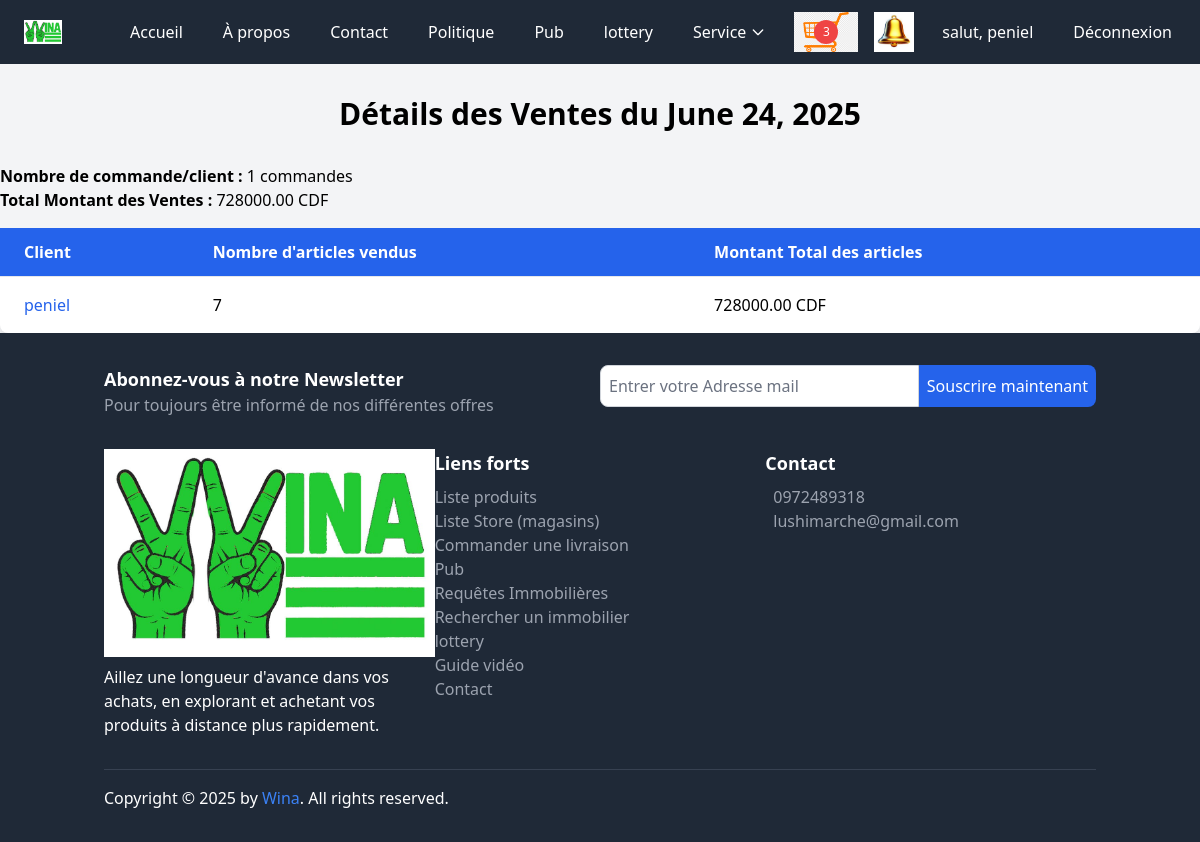
Screenshot of /store/bormoko/orders/2025-06-24/ (signed in) with the database file from the repository.
### core/models.py (models this page shows, shortened)
class Cart(models.Model):
    user = models.ForeignKey(settings.AUTH_USER_MODEL, on_delete=models.CASCADE, related_name='carts')
    country = models.ForeignKey(Country, on_delete=models.CASCADE, related_name='carts')
    created_at = models.DateTimeField(auto_now_add=True)
    is_ordered = models.BooleanField(default=False)
    is_active = models.BooleanField(default=True)
    def get_item_count(self):
        return sum(item.quantity for item in self.items.all())

class CartItem(models.Model):
    cart = models.ForeignKey(Cart, on_delete=models.CASCADE, related_name='items')
    product = models.ForeignKey(Product, on_delete=models.CASCADE)
    quantity = models.PositiveIntegerField(default=1)  # Définir un valeur par défaut de 1

class CustomUser(AbstractUser):
    email = models.EmailField(unique=True)
    profile_pic = models.ImageField(upload_to="p_img", blank=True, null=True)
    address = models.CharField(max_length=50, blank=True, null=True)
    phone = models.CharField(max_length=11, blank=True, null=True)
    commune = models.CharField(max_length=50, blank=True, null=True)
    city = models.ForeignKey(City, on_delete=models.SET_NULL, null=True, blank=True)
    country = models.ForeignKey(Country, on_delete=models.SET_NULL, null=True, blank=True)
    interests = models.TextField(blank=True, null=True)
    USERNAME_FIELD = 'email'
    REQUIRED_FIELDS = ['username']

class Store(models.Model):
    owner = models.ForeignKey(
        settings.AUTH_USER_MODEL,
        on_delete=models.CASCADE,
        related_name="stores"
    )
    name = models.CharField(max_length=255)
    slug = models.SlugField(blank=True, null=True, unique=True)
    description = models.TextField()
    adresse = models.TextField()
    thumbnail = models.ImageField(
        upload_to="img",
        null=True,
        blank=True,
        verbose_name="Image du Store"
    )
    created_at = models.DateTimeField(auto_now_add=True)
    updated_at = models.DateTimeField(auto_now=True)
    typestore = models.ForeignKey(
        Typestore,
        on_delete=models.SET_NULL,
        null=True,
        blank=True
    )
    typebusiness = models.ForeignKey(
        'TypeBusiness',
        on_delete=models.SET_NULL,
        null=True,
        blank=True,
        related_name='stores'
    )
    country = models.ForeignKey(
        Country,
        on_delete=models.SET_NULL,
        null=True,
        blank=True,
        related_name="stores"
    )
    city = models.ForeignKey(
        City,
        on_delete=models.SET_NULL,
        null=True,
        blank=True,
        related_name="stores"
    )
    apply_commission = models.BooleanField(default=True)
    favoritestore = models.BooleanField(default=False)
    is_active = models.BooleanField(default=False)
    latitude = models.DecimalField(max_digits=9, decimal_places=6, null=True, blank=True)
    longitude = models.DecimalField(max_digits=9, decimal_places=6, null=True, blank=True)
    from django.utils.text import slugify

class Country(models.Model):
    name = models.CharField(max_length=100, unique=True)
    flag = models.ImageField(upload_to='flags/')

class DeviseCountry(models.Model):
    country = models.OneToOneField("Country", on_delete=models.CASCADE, related_name="devise_info")
    devise = models.CharField(max_length=10)  # Exemple: 'USD', 'CDF', 'EUR'

### base/views.py (the view)
# urls.py: path('store/<slug:slug>/orders/<str:order_date>/', views.orders_by_date_detail, name='orders_by_date_detail'),
@login_required
def orders_by_date_detail(request, slug, order_date):
    store = get_object_or_404(Store, slug=slug, owner=request.user)
    order_date = datetime.strptime(order_date, "%Y-%m-%d").date()
    order_items = OrderItem.objects.filter(
        product__store=store,  # Filtrer les OrderItems par le store du produit
        order__created_at__date=order_date,  # Filtrer par la date de création de la commande
        order__activated=True  # S'assurer que la commande est activée
    ).select_related('order', 'product')  # Sélectionner les objets associés pour optimisation
    orders_data = []
    total_orders = 0  # Total des commandes
    total_amount = 0  # Total montant des ventes global
    client_data = {}
    for order_item in order_items:
        client_name = order_item.order.user.username  # Nom du client
        total_items_in_order = order_item.quantity  # Nombre d'articles pour cet item de commande
        total_order_amount = order_item.price_at_time_of_order * order_item.quantity  # Montant pour cet item de commande
        if client_name not in client_data:
            client_data[client_name] = {
                'total_items': 0,  # Nombre total d'articles pour ce client
                'total_amount': 0  # Montant total pour ce client
            }
        client_data[client_name]['total_items'] += total_items_in_order
        client_data[client_name]['total_amount'] += total_order_amount
    for client_name, data in client_data.items():
        orders_data.append({
            'client_name': client_name,
            'total_items_in_order': data['total_items'],
            'total_order_amount': data['total_amount'],
        })
    total_orders = len(orders_data)  # Total des commandes
    total_amount = sum([data['total_order_amount'] for data in orders_data])  # Total montant des ventes
    paginator = Paginator(orders_data, 6)  # 5 commandes par page
    page = request.GET.get('page')
    try:
        orders_data_page = paginator.page(page)
    except PageNotAnInteger:
        orders_data_page = paginator.page(1)
    except EmptyPage:
        orders_data_page = paginator.page(paginator.num_pages)
    context = {
        'store': store,
        'orders_data': orders_data_page,
        'total_orders': total_orders,
        'total_amount': total_amount,
        'order_date': order_date,  # Ajouter la date pour l'afficher dans le template
    }
    return render(request, 'base/orders_by_date_detail.html', context)

### core/context_processors.py (called while the page is built)
def cart(request):
    if request.user.is_authenticated:
        cart = get_or_create_cart(request.user)
    else:
        cart = None
    return {'cart': cart}

def unread_notifications_count(request):
    if request.user.is_authenticated:
        hidden_ids = UserNotificationHide.objects.filter(user=request.user).values_list('notification_id', flat=True)
        count = Notification.objects.filter(user=request.user, is_read=False).exclude(id__in=hidden_ids).count()
        return {'unread_notifications_count': count}
    return {}

### core/utils.py (called while the page is built)
def get_or_create_cart(user):
    cart, created = Cart.objects.get_or_create(user=user, is_active=True)
    return cart

### base/templates/base/orders_by_date_detail.html (shortened to what this page needs)
{% extends "base.html" %}
{% block content %}
    <h2 class="text-3xl font-bold text-center mt-8 mb-8">Détails des Ventes du {{ order_date }}</h2>
    <div class="mb-4">
        <p><strong>Nombre de commande/client :</strong> {{ total_orders }} commandes</p>
        <p><strong>Total Montant des Ventes :</strong> {{ total_amount|floatformat:2 }} {{ store.country.devise_info.devise }}</p>
    </div>
    {% if orders_data %}
    <div class="overflow-x-auto">
        <table class="min-w-full table-auto bg-white shadow-lg rounded-lg">
            <thead class="bg-blue-600 text-white">
                <tr>
                    <th class="px-6 py-3 text-left">Client</th>
                    <th class="px-6 py-3 text-left">Nombre d'articles vendus</th>
                    <th class="px-6 py-3 text-left">Montant Total des articles</th>
                </tr>
            </thead>
            <tbody>
                {% for data in orders_data %}
                <tr class="border-t">
                    <td class="px-6 py-4">
                        <a href="{% url 'orders_by_date_detail_detail' store.slug order_date data.client_name %}" class="text-blue-600 hover:text-blue-800">
                            {{ data.client_name }}
                        </a>
                    </td>
                    <td class="px-6 py-4">{{ data.total_items_in_order }}</td>
                    <td class="px-6 py-4">{{ data.total_order_amount|floatformat:2 }} {{ store.country.devise_info.devise }}</td>
                </tr>
                {% endfor %}
            </tbody>
        </table>
    </div>
    {% else %}
        <p class="text-center text-lg text-gray-600">Aucune commande pour cette date.</p>
    {% endif %}
{% endblock %}

### templates/base.html (shortened to what this page needs)
{% load static tailwind_tags %}
{% load static %}
<!DOCTYPE html>
<html lang="fr">
<head>
    <link href='https://unpkg.com/boxicons@2.1.4/css/boxicons.min.css' rel='stylesheet'>
    <link rel="stylesheet" href="{% static 'css/dist/styles.css' %}">
    {% tailwind_css %}
</head>
<body class="bg-gray-100">
    <nav class="bg-gray-800 text-white">
        <div class="max-w-7xl mx-auto px-4 py-3 flex justify-between items-center">
            <a href="{% url 'index' %}" class="text-gray hover:underline flex items-center bg-white-800 p-2 rounded">
                <img src="{% static 'img/logoo.png' %}" alt="Logo" class="h-6 mr-2">
            </a>
            <div class="hidden md:flex space-x-4">
                <a href="{% url 'index' %}" class="hover:bg-gray-700 px-3 py-2 rounded">Accueil</a>
                <a href="{% url 'apropos' %}" class="hover:bg-gray-700 px-3 py-2 rounded">À propos</a>
                <a href="{% url 'contact' %}" class="hover:bg-gray-700 px-3 py-2 rounded">Contact</a>
                <a href="{% url 'politique' %}" class="hover:bg-gray-700 px-3 py-2 rounded">Politique</a>
                <a href="{% url 'advertisement_list_wina' %}" class="hover:bg-gray-700 px-3 py-2 rounded">Pub</a>
                <a href="{% url 'lottery_list' %}" class="hover:bg-gray-700 px-3 py-2 rounded">lottery</a>
<div class="relative">
    <button class="hover:bg-gray-700 px-3 py-2 rounded inline-flex items-center" id="immoDropdownButton">
       Service
        <svg class="ml-1 w-4 h-4" fill="none" stroke="currentColor" viewBox="0 0 24 24" xmlns="http://www.w3.org/2000/svg">
            <path stroke-linecap="round" stroke-linejoin="round" stroke-width="2" d="M19 9l-7 7-7-7"></path>
        </svg>
    </button>
</div>
<a href="{% url 'cart_detail_wina' %}" class="relative inline-block">
    <span class="cart-items-count absolute top-1/2 left-1/2 bg-red-500 text-white rounded-full w-6 h-6 flex items-center justify-center text-xs transform -translate-x-1/2 -translate-y-1/2">
        {{ cart.get_item_count }}
    </span>
</a>
{% if user.is_authenticated %}
<a href="{% url 'notifications_list' %}" class="relative inline-block">
    <img src="{% static 'img/belll.jpg' %}" alt="Notifications" class="w-10 h-10">
</a>
{% endif %}
                {% if request.user.is_authenticated %}
                    <a href="{% url 'profile' %}" class="hover:bg-gray-700 px-3 py-2 rounded">salut, {{ request.user.username }}</a>
                    <a href="{% url 'logout' %}" class="hover:bg-gray-700 px-3 py-2 rounded">Déconnexion</a>
                {% else %}
                    <a href="{% url 'signup' %}" class="hover:bg-gray-700 px-3 py-2 rounded">S'inscrire</a>
                    <a href="{% url 'login' %}" class="hover:bg-gray-700 px-3 py-2 rounded">Connexion</a>
                {% endif %}
            </div>
        </div>
    </nav>
      {% block content %}{% endblock content %}
    <footer class="bg-gray-800 text-white py-8">
        <div class="container mx-auto px-4">
            <div class="mb-8">
                <div class="flex flex-col md:flex-row">
                    <div class="md:w-1/2 mb-4 md:mb-0">
                        <h3 class="text-lg font-bold">Abonnez-vous à notre Newsletter</h3>
                        <p class="text-gray-400">Pour toujours être informé de nos différentes offres</p>
                    </div>
                    <div class="md:w-1/2">
                        <form action="https://api.web3forms.com/submit" method="POST" class="flex">
                            <input type="email" name="email" placeholder="Entrer votre Adresse mail" required class="flex-1 p-2 rounded-l-lg border border-gray-300" />
                            <button class="bg-blue-600 text-white p-2 rounded-r-lg">Souscrire maintenant</button>
                        </form>
                    </div>
                </div>
            </div>
            <div class="flex flex-col md:flex-row mb-8">
                <div class="md:w-1/3 mb-4 md:mb-0">
                    <div class="footer-logo mb-2">
                        <img class="img-fluid" src="{% static 'img/logoo.png' %}" alt="">
                    </div>
                    <p>Aillez une longueur d'avance dans vos achats, en explorant et achetant vos produits à distance plus rapidement.</p>
                </div>
                <div class="md:w-1/3 mb-4 md:mb-0">
                    <h3 class="text-lg font-bold">Liens forts</h3>
                    <ul class="mt-2">
                        <li><a href="{% url 'product_list_wina' %}" class="text-gray-400 hover:text-white">Liste produits</a></li>
                        <li><a href="{% url 'store_list_wina' %}" class="text-gray-400 hover:text-white">Liste Store (magasins)</a></li>
                        <li><a href="{% url 'creer_commande' %}" class="text-gray-400 hover:text-white">Commander une livraison</a></li>
                        <li><a href="{% url 'advertisement_list_wina' %}" class="text-gray-400 hover:text-white">Pub</a></li>
                        <li><a href="{% url 'requete_list' %}" class="text-gray-400 hover:text-white">Requêtes Immobilières</a></li>
                        <li><a href="{% url 'requete_create' %}" class="text-gray-400 hover:text-white">Rechercher un immobilier</a></li>
                        <li><a href="{% url 'lottery_list' %}" class="text-gray-400 hover:text-white">lottery</a></li>
                        <li><a href="{% url 'video_list' %}" class="text-gray-400 hover:text-white">Guide vidéo</a></li>
                        <li><a href="{% url 'contact' %}" class="text-gray-400 hover:text-white">Contact</a></li>
                    </ul>
                </div>
                <div class="md:w-1/3">
                    <h3 class="text-lg font-bold">Contact</h3>
                    <div class="mt-2">
                        <p class="flex items-center"><a href="callto:+243 97 24 89 318" class="text-gray-400 hover:text-white">0972489318</a></p>
                        <p class="flex items-center"><a href="mailto:lushimarche@gmail.com" class="text-gray-400 hover:text-white">lushimarche@gmail.com</a></p>
                    </div>
                </div>
            </div>
            <div class="border-t border-gray-700 pt-4">
                <div class="flex justify-between items-center">
                    <div>
                        <p class="mb-0">Copyright © 2025 by <a href="#" class="text-blue-500 hover:underline">Wina</a>. All rights reserved.</p>
                    </div>
                </div>
            </div>
        </div>
    </footer>
</body>
</html>

### rows the page displays
Cart: get_item_count "3"
CustomUser: user.username "peniel", client_name "peniel"
Store: country.devise_info.devise "CDF", country.devise_info.devise "CDF"

### other values shown
{{ order_date }} "June 24, 2025"
{{ total_orders }} "1"
{{ total_amount|floatformat:2 }} "728000.00"
{{ data.total_items_in_order }} "7"
{{ data.total_order_amount|floatformat:2 }} "728000.00"
